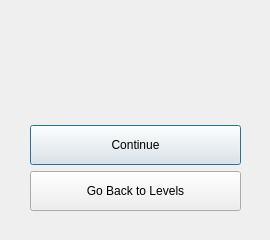
<?xml version="1.0" encoding="UTF-8"?>
<ui version="4.0">
 <class>Settings</class>
 <widget class="QDialog" name="Settings">
  <property name="geometry">
   <rect>
    <x>0</x>
    <y>0</y>
    <width>270</width>
    <height>240</height>
   </rect>
  </property>
  <property name="minimumSize">
   <size>
    <width>270</width>
    <height>240</height>
   </size>
  </property>
  <property name="maximumSize">
   <size>
    <width>270</width>
    <height>240</height>
   </size>
  </property>
  <property name="windowTitle">
   <string>Dialog</string>
  </property>
  <widget class="QWidget" name="verticalLayoutWidget">
   <property name="geometry">
    <rect>
     <x>30</x>
     <y>30</y>
     <width>211</width>
     <height>181</height>
    </rect>
   </property>
   <layout class="QVBoxLayout" name="verticalLayout">
    <item>
     <layout class="QHBoxLayout" name="horizontalLayout_score">
      <item>
       <layout class="QGridLayout" name="gridLayout_star"/>
      </item>
      <item>
       <widget class="QLabel" name="label_score">
        <property name="font">
         <font>
          <pointsize>16</pointsize>
          <bold>true</bold>
         </font>
        </property>
        <property name="text">
         <string/>
        </property>
       </widget>
      </item>
     </layout>
    </item>
    <item>
     <widget class="QPushButton" name="pushButton_continue">
      <property name="minimumSize">
       <size>
        <width>0</width>
        <height>40</height>
       </size>
      </property>
      <property name="text">
       <string>Continue</string>
      </property>
     </widget>
    </item>
    <item>
     <widget class="QPushButton" name="pushButton_goBack">
      <property name="minimumSize">
       <size>
        <width>0</width>
        <height>40</height>
       </size>
      </property>
      <property name="text">
       <string>Go Back to Levels</string>
      </property>
     </widget>
    </item>
   </layout>
  </widget>
 </widget>
 <resources/>
 <connections/>
</ui>
